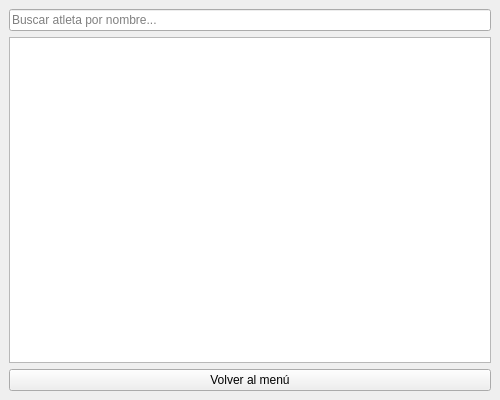
<?xml version="1.0" encoding="UTF-8"?>
<ui version="4.0">
 <class>VistaSeleccionAtletaProgreso</class>
 <widget class="QMainWindow" name="VistaSeleccionAtletaProgreso">
  <property name="geometry">
   <rect><x>0</x><y>0</y><width>500</width><height>400</height></rect>
  </property>
  <widget class="QWidget" name="centralwidget">
   <layout class="QVBoxLayout" name="verticalLayout">
    <item>
     <widget class="QLineEdit" name="buscador">
      <property name="placeholderText"><string>Buscar atleta por nombre...</string></property>
     </widget>
    </item>
    <item>
     <widget class="QListWidget" name="lista"/>
    </item>
    <item>
     <widget class="QPushButton" name="btn_volver">
      <property name="text"><string>Volver al menú</string></property>
     </widget>
    </item>
   </layout>
  </widget>
 </widget>
 <resources/>
 <connections/>
</ui>
